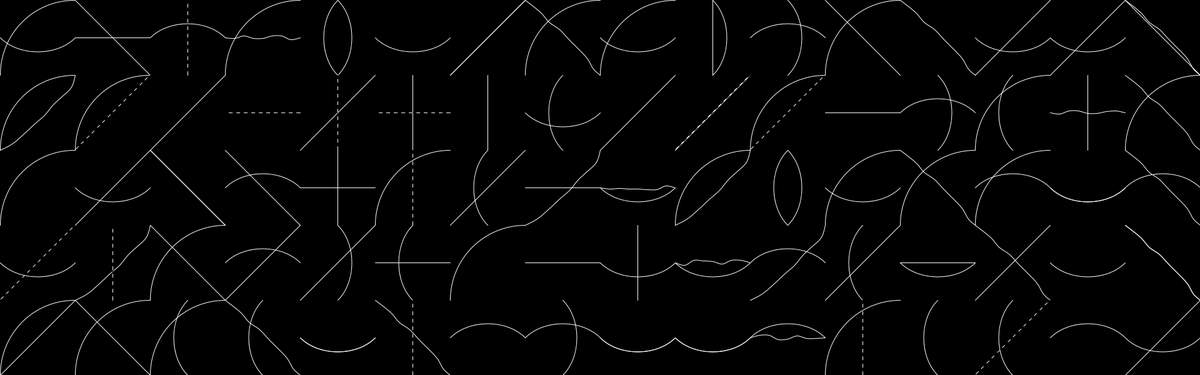
Frame 1 (no input)
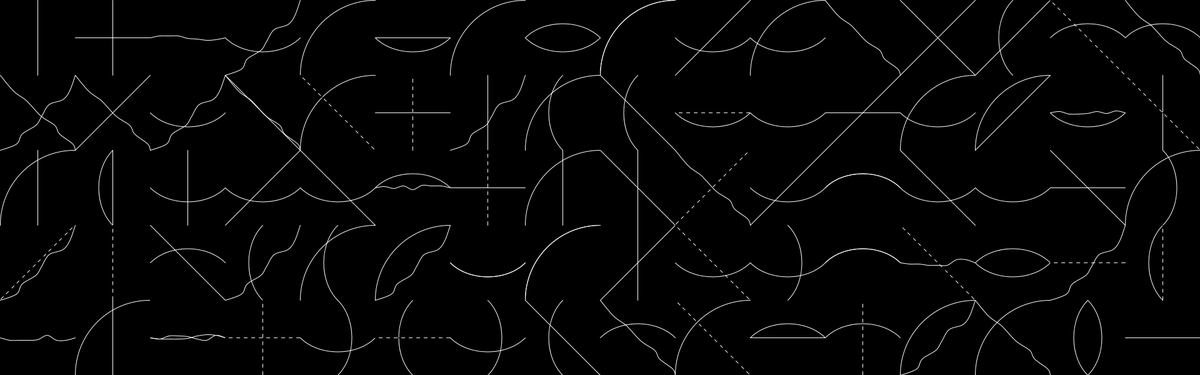
Frame 2 (the mouse pressed at the canvas centre, redrawn once)

The Processing sketch that drew these frames (run headless with seeded random() and noise(); the mouse was pressed at the canvas centre and the sketch redrawn once):

// Processing sketch: week10_alptugan_Sol_Lewitt_08
// ── week10_alptugan_Sol_Lewitt_08.pde
// https://www.moma.org/calendar/exhibitions/305
// Rules
// 1- Grid must be in fixed size
// 2- All grid must include 2 random shape
// 3- There must be minimum 4 different shapes

boolean isDebug;

float xStart;
float yStart;
float xEnd;
float yEnd;

float gridSize;

float strokeW;

void setup() {
  surface.setLocation(0, 0);
  size(1920, 600);
  background(0);

  smooth(); 

  xStart = 0;
  yStart = 0;
  xEnd = width;
  yEnd = height;

  gridSize = 120;
  strokeW  = 1;
  isDebug = true;
  noLoop();
}


void draw() {
  background(0); 
  noFill();

  for (float x = 0; x < width; x += gridSize) {
    for (float y = 0; y < height; y+= gridSize) {
      // debug Lines
      if (isDebug == true) {
        stroke(0, 0, 0, 30);
        strokeWeight(1);
        if (y == 0) {
          line(x, 0, x, height);
        }
        if (x == 0) {
          line(0, y, width, y);
        }
      }
    }
  }

  //randomSeed(10);
  for (float x = 0; x < width; x += gridSize) {
    for (float y = 0; y < height; y+= gridSize) {

      generateGrid(x, y, gridSize);
      generateGrid(x, y, gridSize);
    }
  }
}

void generateGrid(float x, float y, float gridSize) {

  float chanceFac = random(17);

  if (chanceFac <= 1) {
    xStart = x;
    yStart = y;
    xEnd   = x + gridSize;
    yEnd   = y + gridSize;

    drawDiagonalLine(xStart, yStart, xEnd, yEnd);
  } else if ( chanceFac <= 2) {
    xStart = x + gridSize;
    yStart = y;
    xEnd   = x;
    yEnd   = y + gridSize;

    drawDiagonalLine(xStart, yStart, xEnd, yEnd);
  } else if (chanceFac <= 3) {
    // Vertical Line in the middle
    xStart = x + gridSize * 0.5;
    yStart = y;
    xEnd   = x + gridSize * 0.5;
    yEnd   = y + gridSize;
    drawStraightLine(xStart, yStart, xEnd, yEnd);
  } else if (chanceFac <= 4) {
    // Horizontal Line in the middle
    xStart = x;
    yStart = y + gridSize * 0.5;
    xEnd   = x + gridSize;
    yEnd   = y + gridSize * 0.5;
    drawStraightLine(xStart, yStart, xEnd, yEnd);
  } else if (chanceFac <= 6) {
    // Draw quater circle
    xStart = x + gridSize;
    yStart = y + gridSize;
    xEnd   = gridSize*2;
    yEnd   = gridSize*2;
    drawQuarterCircle(xStart, yStart, xEnd, yEnd);
  } else if (chanceFac <= 6.5) {
    xStart = x;
    yStart = y + gridSize * 0.5;
    drawHorizontalDashedLine(xStart, yStart);
  } else if (chanceFac <= 7) {
    xStart = x + gridSize * 0.5;
    yStart = y;
    drawVerticalDashedLine(xStart, yStart);
  } else if (chanceFac <= 7.5) {
    xStart = x;
    yStart = y;
    xEnd   = x + gridSize;
    yEnd   = y + gridSize;
    drawDiagonalDashedLine(xStart, yStart, xEnd, yEnd);
  } else if (chanceFac <= 8) {
    xStart = x + gridSize;
    yStart = y;
    xEnd   = x + gridSize*2;
    yEnd   = y + gridSize;
    drawDiagonalDashedLine2(xStart, yStart, xEnd, yEnd);
  } else if (chanceFac <= 9) {
    xStart = x;
    yStart = y;
    xEnd   = x + gridSize;
    yEnd   = y + gridSize;
    drawSemiCircleHorizontal(xStart, yStart, xEnd, yEnd);
  } else if (chanceFac <= 11) {
    xStart = x;
    yStart = y;
    xEnd   = x + gridSize;
    yEnd   = y + gridSize;
    drawSemiCircleHorizontal2(xStart, yStart, xEnd, yEnd);
  } else if (chanceFac <= 12) {
    xStart = x + gridSize * 0.5;
    yStart = y;
    xEnd   = x + gridSize * 0.5;
    yEnd   = y + gridSize;
    drawSemiCircleVertical(xStart, yStart, xEnd, yEnd, 1);
  } else if (chanceFac <= 13) {
    xStart = x + gridSize * 0.5;
    yStart = y;
    xEnd   = x + gridSize * 0.5;
    yEnd   = y + gridSize;
    drawSemiCircleVertical(xStart, yStart, xEnd, yEnd, -1);
  } else if (chanceFac <= 14) {
    xStart = x;
    yStart = y + gridSize * 0.5;
    xEnd   = x + gridSize;
    yEnd   = y + gridSize * 0.5;
     drawNoisyLine(xStart, yStart, xEnd, yEnd, "horizontal");
  } else if (chanceFac <= 15) {
    xStart = x + gridSize * 0.5;
    yStart = y;
    xEnd   = x + gridSize * 0.5;
    yEnd   = y + gridSize;
    //drawNoisyLine(xStart, yStart, xEnd, yEnd, "vertical");
  } else if (chanceFac <= 16) {
    xStart = x;
    yStart = y;
    xEnd   = x + gridSize;
    yEnd   = y + gridSize;
    drawNoisyLine(xStart, yStart, xEnd, yEnd, "diagonal");
  } else if (chanceFac <= 17) {
    xStart = x + gridSize;
    yStart = y;
    xEnd   = x;
    yEnd   = y + gridSize;
    drawNoisyLine(xStart, yStart, xEnd, yEnd, "diagonal2");
  }
}

void drawNoisyLine(float x1, float y1, float x2, float y2, String mode) {
  noFill();
  beginShape();
  float x = x1;
  float y = y1;
  curveVertex(x, y);
  curveVertex(x, y);
  if (mode == "horizontal") {
    for (float i = x1; i < x2 - 15; i = i + 15) {

      float rnd = random(1);
      float dir = 1;

      if (rnd >= 0.5) {
        dir = dir * (-1);
      }

      x = i + 15;
      y = y2 + noise((i + 15) * 0.03) * 6 * dir;

      curveVertex(x, y);
    }
  } else if (mode == "vertical") {

    for (float i = y1; i < y2 - 15; i = i + 15) {
      float rnd = random(1);
      float dir = 1;

      if (rnd >= 0.5) {
        dir = dir * (-1);
      }
      x = x1 + noise((i + 15) * 0.03) * 6 * dir;
      y = i + 15;

      curveVertex(x, y);
    }
  } else if (mode == "diagonal") {


    for (float i = 0; i < gridSize - 15; i = i + 15) {
   
      x =  x1 + i + 15 + noise(0, (i + 15) * 0.2) * 15;
      y =  y1 + i + 15 + noise((i + 15) * 0.2, 0) * 15;

      curveVertex(x, y);
    }
  } else if (mode == "diagonal2") {


    for (float i = 0; i < gridSize - 15; i = i + 15) {
   
      x =  x1 - (i + 15) + noise(0, (i + 15) * 0.2) * 15;
      y =  y1 + i + 15 + noise((i + 15) * 0.2, 0) * 15;

      curveVertex(x, y);
    }
  }
  curveVertex(x2, y2);
  curveVertex(x2, y2);
  endShape();
}


void drawSemiCircleHorizontal(float x1, float y1, float x2, float y2) {
  strokeWeight(strokeW);
  stroke(255, 255);
  //bezier(0, 0, gridSize*0.25, gridSize*0.3, gridSize*0.75, gridSize*0.3, gridSize, 0);
  bezier(x1, y1 + gridSize*0.5, 
    x1 + gridSize*0.25, y1 + gridSize*0.25, 
    x2 - gridSize*0.25, y1 + gridSize*0.25, 
    x2, y1 + gridSize*0.5);
}

void drawSemiCircleVertical(float x1, float y1, float x2, float y2, float dir) {
  strokeWeight(strokeW);
  stroke(255, 255);
  //bezier(0, 0, gridSize*0.25, gridSize*0.3, gridSize*0.75, gridSize*0.3, gridSize, 0);
  bezier(x1, y1, 
    x1 + gridSize*0.25 * dir, y1 + gridSize*0.25, 
    x2 + gridSize*0.25 * dir, y2 - gridSize*0.25, 
    x2, y2);
}

void drawSemiCircleHorizontal2(float x1, float y1, float x2, float y2) {
  strokeWeight(strokeW);
  stroke(255, 255);
  //bezier(0, 0, gridSize*0.25, gridSize*0.3, gridSize*0.75, gridSize*0.3, gridSize, 0);
  bezier(x1, y1 + gridSize*0.5, 
    x1 + gridSize*0.25, y1 + gridSize*0.75, 
    x2 - gridSize*0.25, y1 + gridSize*0.75, 
    x2, y1 + gridSize*0.5);
}

void drawStraightLine(float x1, float y1, float x2, float y2) {
  // Set stroke thickness
  //strokeCap(PROJECT);
  strokeWeight(strokeW);
  stroke(255, 255);

  line(x1, y1, x2, y2);
}

void drawHorizontalDashedLine(float x1, float y1) {
  strokeWeight(strokeW);
  stroke(255, 255);

  for (float x = x1; x < x1 + gridSize; x += 6) {
    stroke(-(int(x)+int(y1)>>1 & 1));
    line(x, y1, x+6, y1);
  }
}

void drawVerticalDashedLine(float x1, float y1) {
  strokeWeight(strokeW);
  stroke(255, 255);

  for (float y = y1; y < y1 + gridSize; y += 6) {
    stroke(-(int(y)+int(x1)>>1 & 1));
    line(x1, y, x1, y + 6);
  }
}

void drawDiagonalDashedLine(float x1, float y1, float x2, float y2) {
  strokeWeight(strokeW);
  stroke(255, 255);

  pushMatrix();
  translate(x1, y1);
  rotate(radians(45));
  for (float x = x1; x < x1 + gridSize + gridSize*0.4; x += 6) {
    stroke(-(int(x)+int(y1)>>1 & 1));
    line(x - x1, 0, x+6 - x1, 0);
  }
  popMatrix();
}

void drawDiagonalDashedLine2(float x1, float y1, float x2, float y2) {
  strokeWeight(strokeW);
  stroke(255, 255);

  pushMatrix();
  translate(x1, y1);
  rotate(radians(90+45));
  for (float x = x1; x < x1 + gridSize + gridSize*0.4; x += 6) {
    stroke(-(int(x)+int(y1)>>1 & 1));
    line(x - x1, 0, x+6 - x1, 0);
  }
  popMatrix();
}

void drawDiagonalLine(float x1, float y1, float x2, float y2) {
  // Set stroke thickness
  //strokeCap(PROJECT);
  strokeWeight(strokeW);
  stroke(255, 255);

  // Draw Line
  line(x1, y1, x2, y2);
}

void drawQuarterCircle(float x1, float y1, float x2, float y2) {
  //arc(0, 0, gridSize * 2, gridSize * 2, 0, HALF_PI);
  strokeWeight(strokeW);
  stroke(255, 255);
  arc(x1, y1, x2, y2, PI, PI+HALF_PI);
}


void mousePressed() {
  noiseSeed(int(random(99999)));
  randomSeed(int(random(999999)));
  loop();
}

void mouseReleased() {
  noLoop();
}
